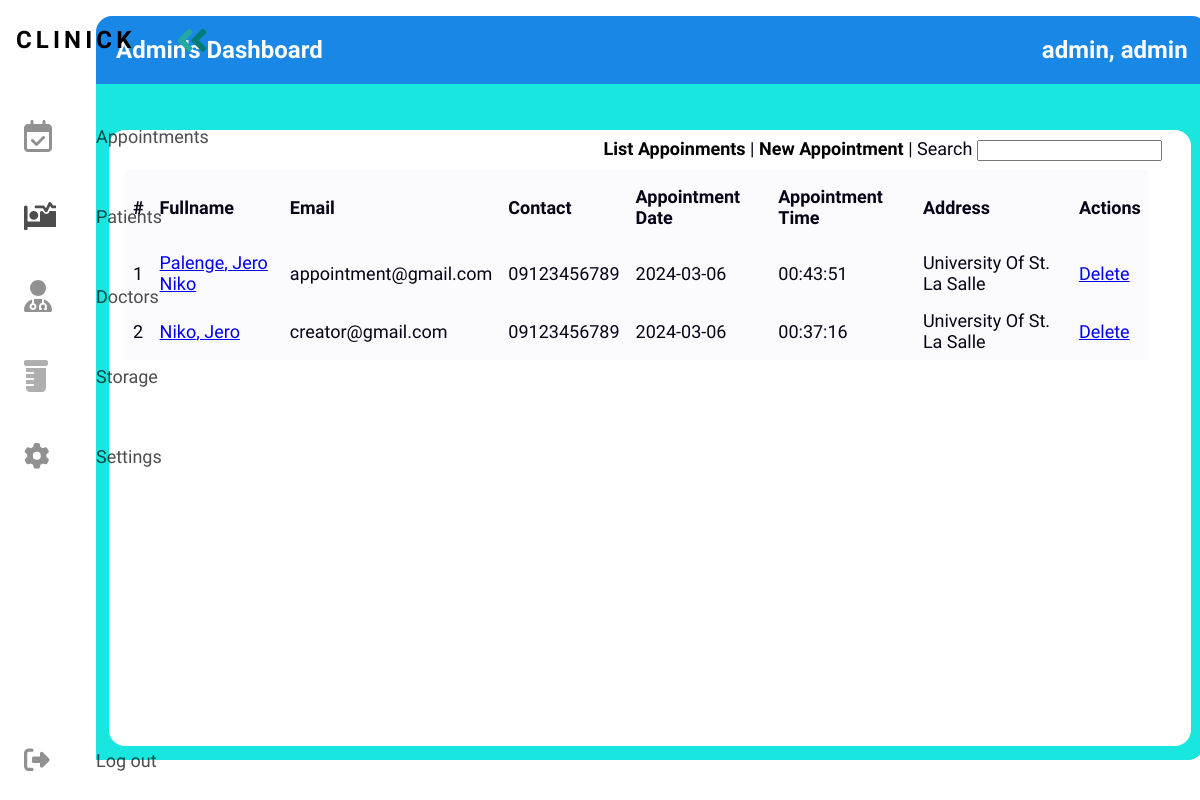
Screenshot of /progressive/framework/index.php?page=appointments (signed in) with the database file from the repository.
### tables this page shows
CREATE TABLE `tbl_users` (
  `user_id` int(8) UNSIGNED NOT NULL,
  `user_lastname` varchar(180) NOT NULL DEFAULT '',
  `user_firstname` varchar(180) NOT NULL DEFAULT '',
  `user_email` varchar(180) NOT NULL DEFAULT '',
  `user_password` varchar(180) NOT NULL DEFAULT '',
  `user_date_added` date DEFAULT NULL,
  `user_time_added` time DEFAULT NULL,
  `user_date_updated` date DEFAULT NULL,
  `user_time_updated` time DEFAULT NULL,
  `user_status` int(1) NOT NULL DEFAULT 0,
  `user_token` varchar(255) NOT NULL DEFAULT '',
  `user_access` varchar(255) NOT NULL DEFAULT '',
  `user_address` varchar(255) NOT NULL DEFAULT '',
  `user_birthdate` date DEFAULT NULL,
  `user_nickname` varchar(180) NOT NULL DEFAULT ''
);

CREATE TABLE `tbl_appointment` (
  `apt_id` int(11) NOT NULL,
  `apt_firstname` varchar(180) NOT NULL,
  `apt_lastname` varchar(180) NOT NULL,
  `apt_email` varchar(180) NOT NULL,
  `apt_contact` varchar(180) NOT NULL,
  `apt_date` date DEFAULT NULL,
  `apt_time` time DEFAULT NULL,
  `apt_address` varchar(180) NOT NULL
);

### progressive/framework/classes/user.php (called while the page is built, shortened)
<?php
class User{
	private $DB_SERVER='localhost';
	private $DB_USERNAME='root';
	private $DB_PASSWORD='';
	private $DB_DATABASE='db_wbtest';
	private $conn;
	public function __construct(){
		$this->conn = new PDO("mysql:host=".$this->DB_SERVER.";dbname=".$this->DB_DATABASE,$this->DB_USERNAME,$this->DB_PASSWORD);
	}
	function get_user_id($email){
		$sql="SELECT user_id FROM tbl_users WHERE user_email = :email limit 1";
		$q = $this->conn->prepare($sql);
		$q->execute(['email' => $email]);
		$user_id = $q->fetchColumn();
		return $user_id;
	}
	function get_user_firstname($id){
		$sql="SELECT user_firstname FROM tbl_users WHERE user_id = :id limit 1";
		$q = $this->conn->prepare($sql);
		$q->execute(['id' => $id]);
		$user_firstname = $q->fetchColumn();
		return $user_firstname;
	}
	function get_user_lastname($id){
		$sql="SELECT user_lastname FROM tbl_users WHERE user_id = :id limit 1";
		$q = $this->conn->prepare($sql);
		$q->execute(['id' => $id]);
		$user_lastname = $q->fetchColumn();
		return $user_lastname;
	}
	function get_user_access($id){
		$sql="SELECT user_access FROM tbl_users WHERE user_id = :id limit 1";
		$q = $this->conn->prepare($sql);
		$q->execute(['id' => $id]);
		$user_access = $q->fetchColumn();
		return $user_access;
	}
}

### progressive/framework/classes/class.appointment.php (called while the page is built, shortened)
<?php
class Appointment {
    public $DB_SERVER='localhost';
	public $DB_USERNAME='root';
	public $DB_PASSWORD='';
	public $DB_DATABASE='db_wbtest';
	public $conn;
	public function __construct(){
		$this->conn = new PDO("mysql:host=".$this->DB_SERVER.";dbname=".$this->DB_DATABASE,$this->DB_USERNAME,$this->DB_PASSWORD);
	}
    public function list_appointment(){
		$sql = "SELECT * FROM tbl_appointment WHERE apt_date";
		$q = $this->conn->query($sql) or die("failed!");
		while($r = $q->fetch(PDO::FETCH_ASSOC)){
		$data[]=$r;
		}
		if(empty($data)){
		   return false;
		}else{
			return $data;
		}
    }
}

### progressive/framework/appointment-module/appointment-main.php (the view, shortened to what this page needs)
<?php
  include_once 'classes/class.appointment.php';
?>
<div id="subcontent">
    <table id="data-list">
      <tr>
        <th>#</th>
        <th>Fullname</th>
        <th>Email</th>
        <th>Contact</th>
        <th>Appointment Date</th>
        <th>Appointment Time</th>
        <th>Address</th>
        <th>Actions</th>
      </tr>
<?php
$count = 1;
if($appointment->list_appointment() != false){
foreach($appointment->list_appointment() as $value){
   extract($value);
?>
      <tr>
        <td><?php echo $count;?></td>
        <td><a href="index.php?page=settings&subpage=appointments&action=profile&id=<?php echo $apt_id;?>"><?php echo $apt_lastname.', '.$apt_firstname;?></a></td>
        <td><?php echo $apt_email;?></td>
        <td><?php echo $apt_contact;?></td>
        <td><?php echo $apt_date;?></td>
        <td><?php echo $apt_time;?></td>
        <td><?php echo $apt_address;?></td>
        <td><a href="index.php?page=settings&subpage=appointments&action=delete&id=<?php echo $apt_id;?>">Delete</a></td>
      </tr>
      <tr>
<?php
$count++;
}
}else{
  echo "No Record Found.";
}
?>
    </table>
</div>

### progressive/framework/index.php (shortened to what this page needs)
<?php
include_once 'classes/class.appointment.php';
include_once 'classes/User.php';
$page = (isset($_GET['page']) && $_GET['page'] != '') ? $_GET['page'] : '';
$action = (isset($_GET['action']) && $_GET['action'] != '') ? $_GET['action'] : '';
$appointment = new Appointment();
$user = new User();
$user_id = $user->get_user_id($_SESSION['user_email']);
?>
<!DOCTYPE html>
<html>
<head>
    <link rel="stylesheet" href="css/custom.css?">
    <link rel="stylesheet" href="css/style.css">
</head>
<body>
<nav class="navbar">
    <ul class="navbar-nav">
      <li class="logo">
        <a href="admin.php" class="nav-link">
          <span class="link-text logo-text">Clinick</span>
        </a>
      </li>
      <li class="nav-item">
        <a href="index.php?page=appointments" class="nav-link">
          <span class="link-text">Appointments</span>
        </a>
      </li>
      <li class="nav-item">
        <a href="index.php?page=patients" class="nav-link">
          <span class="link-text">Patients</span>
        </a>
      </li>
      <li class="nav-item">
        <a href="index.php?page=doctors" class="nav-link">
          <span class="link-text">Doctors</span>
        </a>
      </li>
      <li class="nav-item">
        <a href="index.php?page=storage" class="nav-link">
          <span class="link-text">Storage</span>
        </a>
      </li>
      <li class="nav-item">
        <a href="index.php?page=settings" class="nav-link">
          <span class="link-text">Settings</span>
        </a>
      </li>
      <li class="nav-item">
        <a href="logout.php" class="nav-link">
          <span class="link-text">Log out</span>
        </a>
      </li>
    </ul>
  </nav>
  <main>
<div class="wb_title" id="header">
<?php echo $user->get_user_access($user_id) ?>'s Dashboard
<span class="move-right"><?php echo $user->get_user_lastname($user_id).', '.$user->get_user_firstname($user_id);?></span>
</div>
<div id="wrapper">
   <div id="menu">
  </div>
  <div id="content">
    <?php
      switch($page){
                case 'appointments':
                    require_once 'appointment-module/index.php';
                break;
            }
    ?>
  </div>
</div>
</main>
</body>
</html>

### progressive/framework/appointment-module/index.php (shortened to what this page needs)
<div id="third-submenu">
    <a href="index.php?page=settings&subpage=appointments">List Appoinments</a> | <a href="index.php?page=settings&subpage=appointments&action=create">New Appointment</a> | Search <input type="text"/>
</div>
<div id="subcontent">
    <?php
      switch($action){
                default:
                    require_once 'appointment-module/appointment-main.php';
                break;
            }
    ?>
  </div>

### progressive/framework/css/custom.css (style rules this page uses)
:root { --text-color: #05040c; --primary-color: #19E678; --secondary-color: #1987e6; --background-color: #FBFBFE; --accent-color: #19E6DF; --accent2-color: #007C77; --font-family1: font-family: 'Quicksand', sans-serif;; }
html { margin: 0; padding: 0; }
body { font-family: 'Work Sans', serif; font-size: 18px; color: var(--text-color); background-color: var(--background-color); }
.wb_title { font-family: "Work Sans", sans-serif; font-size: 24px; font-weight: 700; color: var(--background-color); background-color: var(--secondary-color); width: 98.5%; padding: 20px; margin: 0 auto; border-top-left-radius: 16px; border-top-right-radius: 16px; }
#wrapper { width: 100%; min-height: 600px; padding: 10px; margin-block: 0; margin-inline: auto; background-color: var(--accent-color); color: var(--text-color); border-end-end-radius: 16px; }
#menu { height: 32px; width: 98%; }
#third-submenu { height: 24px; width: 98%; text-align: right; }
#menu a, #second-submenu a, #third-submenu a { text-decoration: none; color: #000; font-weight: bold; }
#content { width: 98%; padding: 8px; min-height: 600px; margin: 4px auto; background-color: #FFF; border-radius: 16px; }
#subcontent { width: 98%; padding: 4px; }
.move-right { float: right; }
#data-list { border-collapse: collapse; width: 100%; }
#data-list td, #data-list th { padding: 8px; }
#data-list tr:nth-child(even) { background-color: var(--background-color); color: var(--text-color); border-color: #007C77; }
#data-list th { padding-block: 16px; text-align: left; background-color: var(--background-color); color: var(--text-color); }

### progressive/framework/css/style.css (style rules this page uses)
:root { font-size: 16px; font-family: 'Open Sans'; --text-color: #050315; --primary-color: #19E678; --secondary-color: #1987e6; --background-color: #FBFBFE; --accent-color: #19E6DF; --accent2-color: #007C77; --font-family1: font-family: 'Work Sans', serif;; }
body { color: black; background-color: white; margin: 0; padding: 0; }
main { margin-left: 5rem; padding: 1rem; }
.navbar { position: fixed; background-color: var(--bg-primary); transition: width 600ms ease; width: 16rem; overflow: auto; }
.navbar-nav { list-style: none; padding: 0; margin: 0; display: flex; flex-direction: column; align-items: center; height: 100%; }
.nav-item { width: 100%; }
.nav-item:last-child { margin-top: auto; }
.nav-link { display: flex; align-items: center; height: 5rem; color: var(--text-primary); text-decoration: none; filter: grayscale(100%) opacity(0.7); transition: var(--transition-speed); }
.link-text { display: none; margin-left: 1rem; }
.nav-link svg { width: 2rem; min-width: 2rem; margin: 0 1.5rem; }
.logo { font-weight: bold; text-transform: uppercase; margin-bottom: 1rem; text-align: center; color: var(--text-secondary); background: var(--bg-secondary); font-size: 1.5rem; letter-spacing: 0.3ch; width: 100%; }
.logo svg { transform: rotate(0deg); transition: var(--transition-speed); }
.logo-text { display: inline; position: absolute; left: -999px; transition: var(--transition-speed); }
@media only screen and (min-width: 600px) { .navbar { top: 0; width: 5rem; height: 100vh; } }

### rows the page displays
tbl_users: $user->get_user_access($user_id) "Admin", $user->get_user_lastname($user_id) "admin", $user->get_user_firstname($user_id) "admin"
tbl_appointment: apt_lastname "Palenge", apt_firstname "Jero Niko", apt_email "appointment@gmail.com", apt_contact "09123456789", apt_date "2024-03-06", apt_time "00:43:51", apt_address "University Of St. La Salle"
tbl_appointment: apt_lastname "Niko", apt_firstname "Jero", apt_email "creator@gmail.com", apt_contact "09123456789", apt_date "2024-03-06", apt_time "00:37:16", apt_address "University Of St. La Salle"
